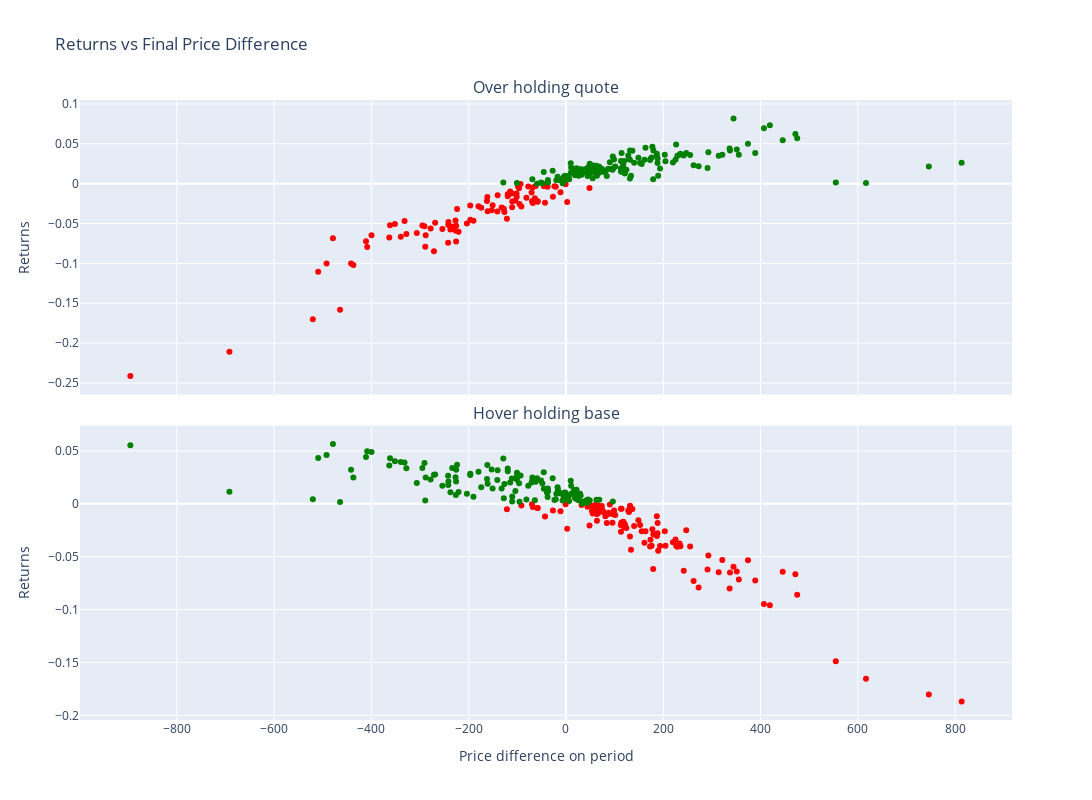

Write notebook code for a chart like this one.
### Markdown cell above
## Analysis

### Code cell
fig = make_subplots(rows=2, cols=1, shared_xaxes=True, specs=[[{}], [{}]], vertical_spacing=0.05, subplot_titles=("Over holding quote", "Hover holding base"))

quote_negative_returns = [[price, ret] for price, ret in zip(final_price_diff_arr, quote_returns_arr) if ret < 0]
quote_positive_returns = [[price, ret] for price, ret in zip(final_price_diff_arr, quote_returns_arr) if ret >= 0]

base_negative_returns = [[price, ret] for price, ret in zip(final_price_diff_arr, base_returns_arr) if ret < 0]
base_positive_returns = [[price, ret] for price, ret in zip(final_price_diff_arr, base_returns_arr) if ret >= 0]

fig.add_trace(
    go.Scatter(x=[row[0] for row in quote_negative_returns], y=[row[1] for row in quote_negative_returns], name="Returns", mode="markers", marker=dict(color="red")),
    row=1, col=1
)
fig.add_trace(
    go.Scatter(x=[row[0] for row in quote_positive_returns], y=[row[1] for row in quote_positive_returns], name="Returns", mode="markers", marker=dict(color="green")),
    row=1, col=1
)
fig.add_trace(
    go.Scatter(x=[row[0] for row in base_negative_returns], y=[row[1] for row in base_negative_returns], name="Returns", mode="markers", marker=dict(color="red")),
    row=2, col=1
)
fig.add_trace(
    go.Scatter(x=[row[0] for row in base_positive_returns], y=[row[1] for row in base_positive_returns], name="Returns", mode="markers", marker=dict(color="green")),
    row=2, col=1
)


fig.update_xaxes(title_text="Price difference on period", row=2, col=1)
fig.update_yaxes(title_text="Returns", row=1, col=1)
fig.update_yaxes(title_text="Returns", row=2, col=1)

fig.update_layout(
    title="Returns vs Final Price Difference",
    showlegend=False,
    height=800,
    width=1200,
)

del quote_negative_returns, quote_positive_returns, base_negative_returns, base_positive_returns

fig.show()
